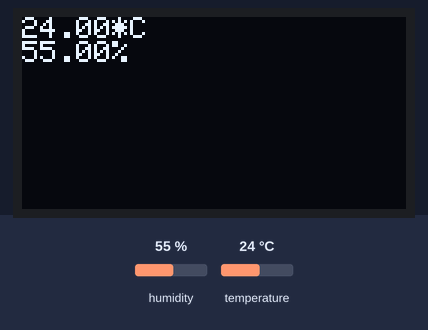
A sketch run on a simulated ESP32. Parts: 128×64 one-colour display. Inputs (shaded band) come from the test bench; at power-on: humidity 55 %, temperature 24 °C. What the sketch prints to the serial monitor is not drawn.

Above: at 2.9 s.
3.0 s: humidity set to 22 %
At 5.3 s:
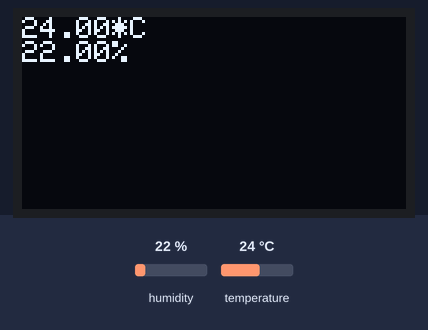
5.7 s: temperature set to 12 °C
At 6.5 s:
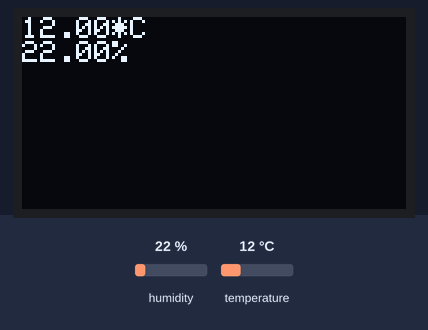
8.4 s: humidity set to 40 %
At 10.8 s:
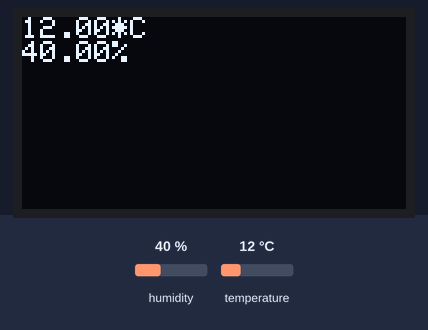
11.8 s: temperature set to 19 °C
Timing chart, 0 to 14.8 s (numbered marks = the images above; inputs shaded):
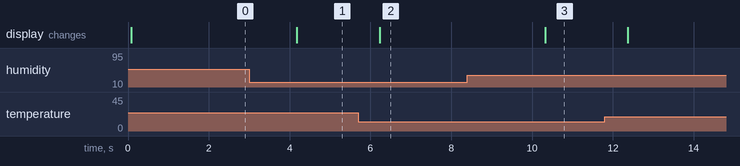

Measured:
- after the input at 3.0 s, the display: changes after 1.2 s (image 1)
- after the input at 5.7 s, the display: changes after 0.53 s (image 2)
- after the input at 8.4 s, the display: changes after 1.9 s (image 3)

The sketch:

temperature.ino
```cpp
#include <Adafruit_GFX.h>
#include <Adafruit_SSD1306.h>
#include <DHT.h>
#include <Wire.h>

Adafruit_SSD1306 display(128, 64, &Wire, -1);
DHT dht11(18, DHT11);

void setup() {
  Serial.begin(9600);
  Wire.begin(21, 22);
  dht11.begin();

  if (!display.begin(SSD1306_SWITCHCAPVCC, 0x3C)) {
    Serial.println("oops display no worky :(");
  }

  display.setTextColor(SSD1306_WHITE);
  display.setTextSize(1);
}

void loop() {
  float h = dht11.readHumidity();
  float temp = dht11.readTemperature();

  if (isnan(temp) || isnan(h)) {
    Serial.println("oops didn't read hehe");
  } else {
    Serial.print("Humidity: ");
    Serial.print(h);
    Serial.print("%\tTemp: ");
    Serial.print(temp);
    Serial.println(" C");
  }

  display.clearDisplay();
  display.setCursor(0, 0);
  display.print(temp);
  display.println("*C");
  display.print(h);
  display.print("%");
  display.display();

  delay(2000);
}
```
